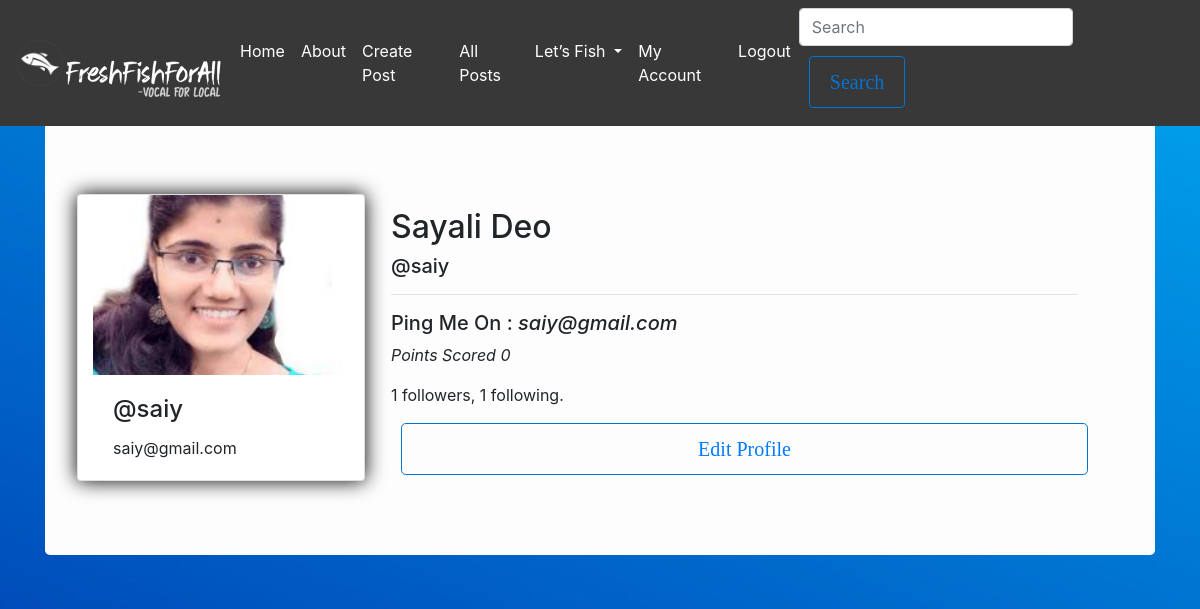
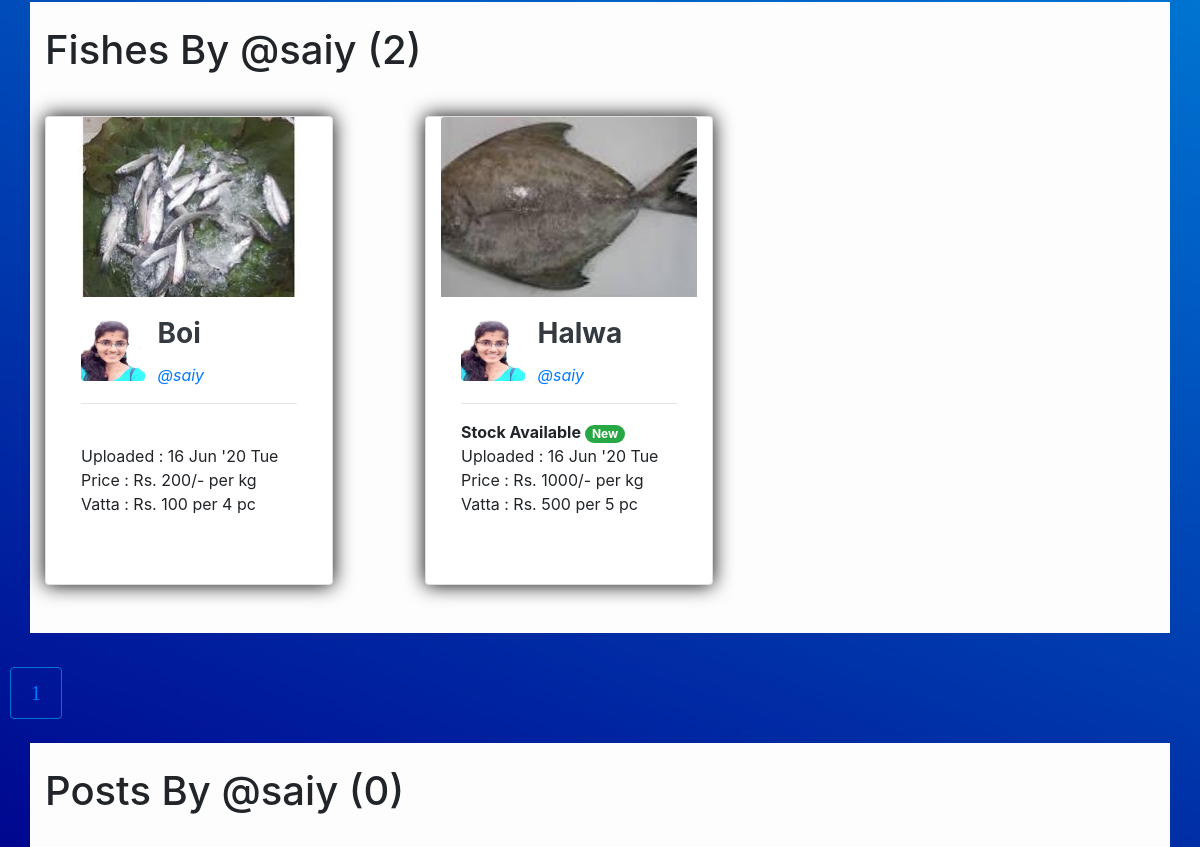
Before: /user/saiy (signed in) with the older database file (2 pictures, top to bottom).
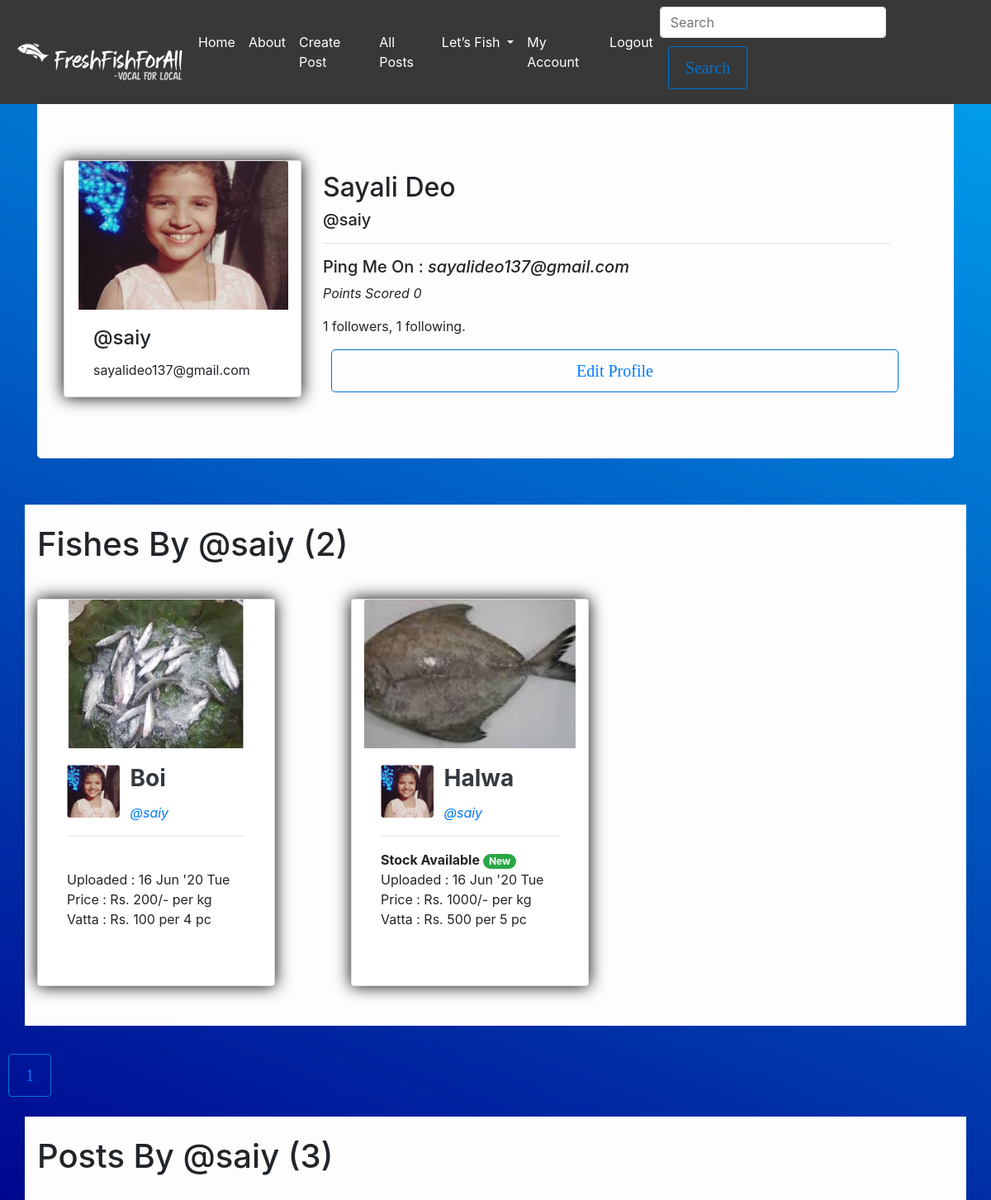
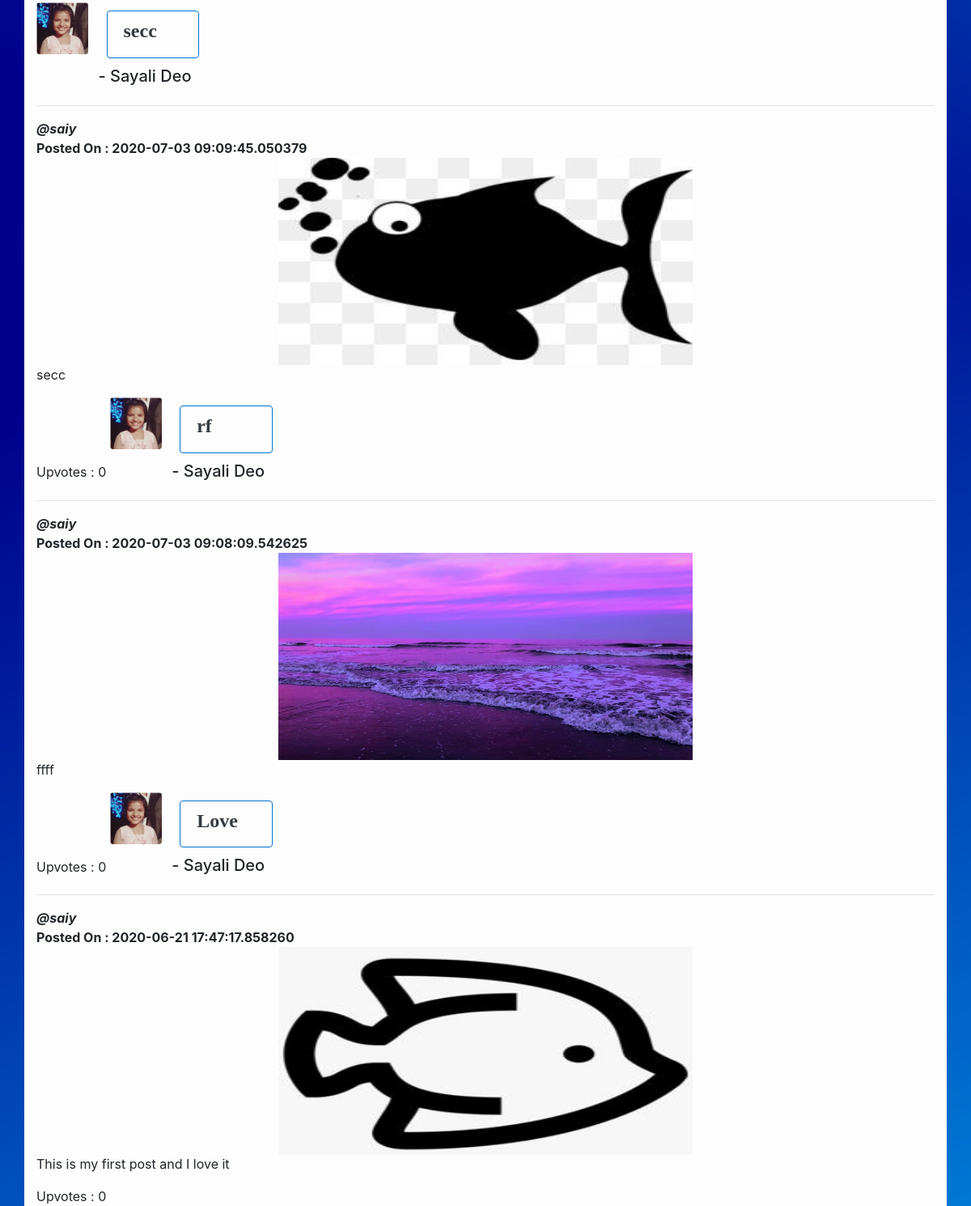
After: the same page with the newer database file (2 pictures, top to bottom).
### flaskblog/models.py (models this page shows, shortened)
class User(db.Model, UserMixin):
    id            = db.Column(db.Integer, primary_key = True)
    username      = db.Column(db.String(20), unique=True, nullable=False)
    fullname      = db.Column(db.String(60))
    email         = db.Column(db.String(20), unique=True)
    address       = db.Column(db.String(120))
    image_file    = db.Column(db.String(20), nullable=False, default='default.jpg')
    password      = db.Column(db.String(60), nullable=False)
    points        = db.Column(db.Integer)
    posts         = db.relationship('Post', backref='post_author', lazy=True)
    fishes        = db.relationship('Fish', backref='fish_seller', lazy='dynamic')
    mycarousel    = db.relationship('Mycarousel', backref='author', lazy='dynamic')
    followed = db.relationship(
        'User', secondary=followers,
        primaryjoin=(followers.c.follower_id == id),
        secondaryjoin=(followers.c.followed_id == id),
        backref=db.backref('followers', lazy='dynamic'), lazy='dynamic')

class Fish(db.Model):
    id          = db.Column(db.Integer, primary_key = True)
    name        = db.Column(db.String(20), nullable=False)
    upload_date = db.Column(db.DateTime, index=True, nullable=False, default=datetime.utcnow)
    image_file  = db.Column(db.String(20), nullable=False)
    price       = db.Column(db.Integer, nullable=False)
    unit        = db.Column(db.String(20), nullable=False) # kg,g
    size        = db.Column(db.String(20), nullable=False) #Small, Medium, Large
    pc_vatta    = db.Column(db.Integer)
    price_vatta = db.Column(db.Integer)
    isAvailable = db.Column(db.Boolean, nullable=False, default=False)
    orders      = db.relationship('Order', secondary=ords, backref=db.backref('fishes'), lazy='dynamic')
    seller_id   = db.Column(db.Integer, db.ForeignKey('user.id'), nullable=False)

class Post(db.Model):
    id = db.Column(db.Integer, primary_key = True)
    title = db.Column(db.String(20), nullable=False)
    date_posted = db.Column(db.DateTime, index=True, nullable=False, default=datetime.utcnow)
    content = db.Column(db.Text, nullable=False)
    image_file = db.Column(db.String(20))
    upvotes = db.Column(db.Integer)
    seller_id = db.Column(db.Integer, db.ForeignKey('user.id'), nullable=False)
    comments = db.relationship('Comment', backref='mypost', lazy=True)

### flaskblog/user/routes.py (the view)
@users.route('/user/<string:username>')
@login_required
def user_popup(username):
    form = EmptyForm()
    page = request.args.get('page', 1, type=int)
    user = User.query.filter_by(username=username).first_or_404()
    data = Fish.query.filter_by(fish_seller=user).order_by(Fish.upload_date.desc()).paginate(page=page, per_page=3)
    posts = Post.query.filter_by(post_author=user).order_by(Post.date_posted.desc()).paginate(page=page, per_page=3)
    return render_template('user.html', user=user, form=form, data=data, posts=posts)

### flaskblog/user/forms.py
class EmptyForm(FlaskForm):
    submit = SubmitField('Submit')

### flaskblog/models.py (called while the page is built)
@login_manager.user_loader
def load_user(user_id):
    return User.query.get(int(user_id))

### flaskblog/templates/user.html (shortened to what the changed rows need)
{% extends "layout.html" %}
{% block content %}
<br><br>
<div class="container ">
  <div class="jumbotron bg">
    <div class="row">
      <div class="col-sm-3 col-md-3 col-lg-3" >
          <div class="card shadey" style="width: 18rem;">
              <img class="card-img-top" src="{{ url_for('static', filename='profile_pics/' + user.image_file) }}" alt="Myself">
              <div class="card-body">
                <h4 class="card-title">@{{ user.username }}</h4>
                <p class="card-text">{{ user.email }}</p>
              </div>
          </div>
      </div>
      <div class="col-sm-9 col-md-9 col-lg-9" >
        <div class="container">
          <div class="container">
            <div class="container">
              <br>
              <h2> {{ user.fullname }} </h2>
              <h5> @{{ user.username }}</h5>
              <hr>
              <h5>Ping Me On : <i> {{user.email}} </i></h5>
                  <p> <i> Points Scored {{ user.points }}</i> </p>
                  <p>{{ user.followers.count() }} followers, {{ user.followed.count() }} following.</p>
                  {% if user == current_user %}
                      <p><a href="{{ url_for('users.account') }}" class="btn btn-outline-primary btn-lg btn-block">Edit Profile</a></p>
                  {% endif %}
            </div>
          </div>
        </div>
      </div>
    </div>
  </div>
</div>
<br>
<div class="container bg"><br>
    <h1>Fishes By @{{user.username}} ({{data.total}})</h1><br>
    <div class="row">
      {% for d in data.items %}
      <div class="col-lg-4">
        <div class="card shadey" style="width: 18rem;">
            <img class="card-img-top img-fluid" src="{{ url_for('static', filename='fish_pics/' + d.image_file) }}" alt="Card image cap" >
            <div class="card-body">
              <div style="display:inline-block; vertical-align:top " >
                <img src="{{ url_for('static', filename='profile_pics/' + d.fish_seller.image_file) }}" alt="64x64" class="mr-2 rounded" style="width: 64px; height: 64px;" data-holder-rendered="true">
              </div>
              <div style="display:inline-block">
                    <h3><strong class="d-block text-dark card-title">{{ d.name }}</strong></h3>
                <a href="{{ url_for('users.user_popup', username=user.username)}}"><i>@{{ d.fish_seller.username }}</i></a>
              </div>
              <hr>
              {% if d.isAvailable %}
                    <b>Stock Available <a href="#" class="badge badge-pill badge-success"> New</a></b> <br>
              {% else %}
                  <br>
              {% endif %}
              Uploaded : {{d.upload_date.strftime("%d") }} {{d.upload_date.strftime("%b") }} '{{ d.upload_date.strftime("%y")}} {{ d.upload_date.strftime("%a")}} <br>
              Price    : Rs. {{ d.price }}/- per {{ d.unit }} <br>
              Vatta    : Rs. {{d.price_vatta}} per {{d.pc_vatta}} pc <br>
              {% if current_user == d.fish_seller %}
                <br><br>
              {% else %}
                <a href="{{ url_for('fishes.new_order', buyername=current_user.username, sellername=d.fish_seller.username, fish=d.id)}}" class="btn btn-outline-primary btn-lg btn-block">Order Now</a>
              {% endif %}
            </div>
          </div><br>
      </div>
      {% endfor %}
    </div>
    <br>
</div>
<br>
{% for page_num in data.iter_pages(left_edge=1, right_edge=1, left_current=1, right_current=2) %}
      {% if page_num %}
        {% if data.page == page_num %}
          <a class='btn btn-outline-primary mb-4' href="{{url_for('fishes.all_fish', page=page_num)}}">{{page_num}}</a>
        {% else %}
          <a class='btn btn-outline-primary mb-4' href="{{url_for('fishes.all_fish', page=page_num)}}">{{page_num}}</a>
        {% endif %}
      {% endif %}
{% endfor %}
<div class="container bg"><br>
  <h1>Posts By @{{user.username}} ({{posts.total}})</h1><br>
  {% for d in posts.items %}
  <div style="display:inline-block; vertical-align:top " >
    <img src="{{ url_for('static', filename='profile_pics/' + d.post_author.image_file) }}" alt="64x64" class="mr-2 rounded" style="width: 64px; height: 64px;" data-holder-rendered="true">
  </div>
  <div style="display:inline-block">
    <button class="btn btn-block text-left" type="button" data-toggle="collapse" data-target="#collapseOne" aria-expanded="true" aria-controls="collapseOne">
        <h4><strong class="d-block text-dark">{{ d.title }}</strong></h4>
      </button>
    <h5> - {{ d.post_author.fullname }}</h5>
  </div>
  <hr>
  <i><strong class="d-block text-gray-dark">@{{ d.post_author.username }}</strong></i>
  <strong class="d-block text-gray-dark">Posted On : {{ d.date_posted }}</strong>
    <img src="{{ url_for('static', filename='post_pics/' + d.image_file) }}" alt="" style="display: block;
    margin-left: auto;
    margin-right: auto;
    width: 50%; width: 512px; height: 256px;">
    <p>{{ d.content }}</p>
    Upvotes : {{ d.upvotes }}
  {% endfor %}
{% endblock content %}

Changed rows visible on the page:
changed User "saiy": image_file: a different picture; email "saiy@gmail.com" → "sayalideo137@gmail.com"
changed through a linked row, Fish "Boi": image_file: a different picture
changed through a linked row, Fish "Halwa": image_file: a different picture
added Post: image_file (picture), title "secc", post_author.fullname "Sayali Deo", post_author.username "saiy", date_posted "2020-07-03 09:09:45.050379", content "secc", upvotes "0"
added Post: image_file (picture), title "rf", post_author.fullname "Sayali Deo", post_author.username "saiy", date_posted "2020-07-03 09:08:09.542625", content "ffff", upvotes "0"
added Post: image_file (picture), title "Love", post_author.fullname "Sayali Deo", post_author.username "saiy", date_posted "2020-06-21 17:47:17.858260", content "This is my first post and I love it", upvotes "0"
Other visible differences:
{{ posts.total }}: "0" → "3"
